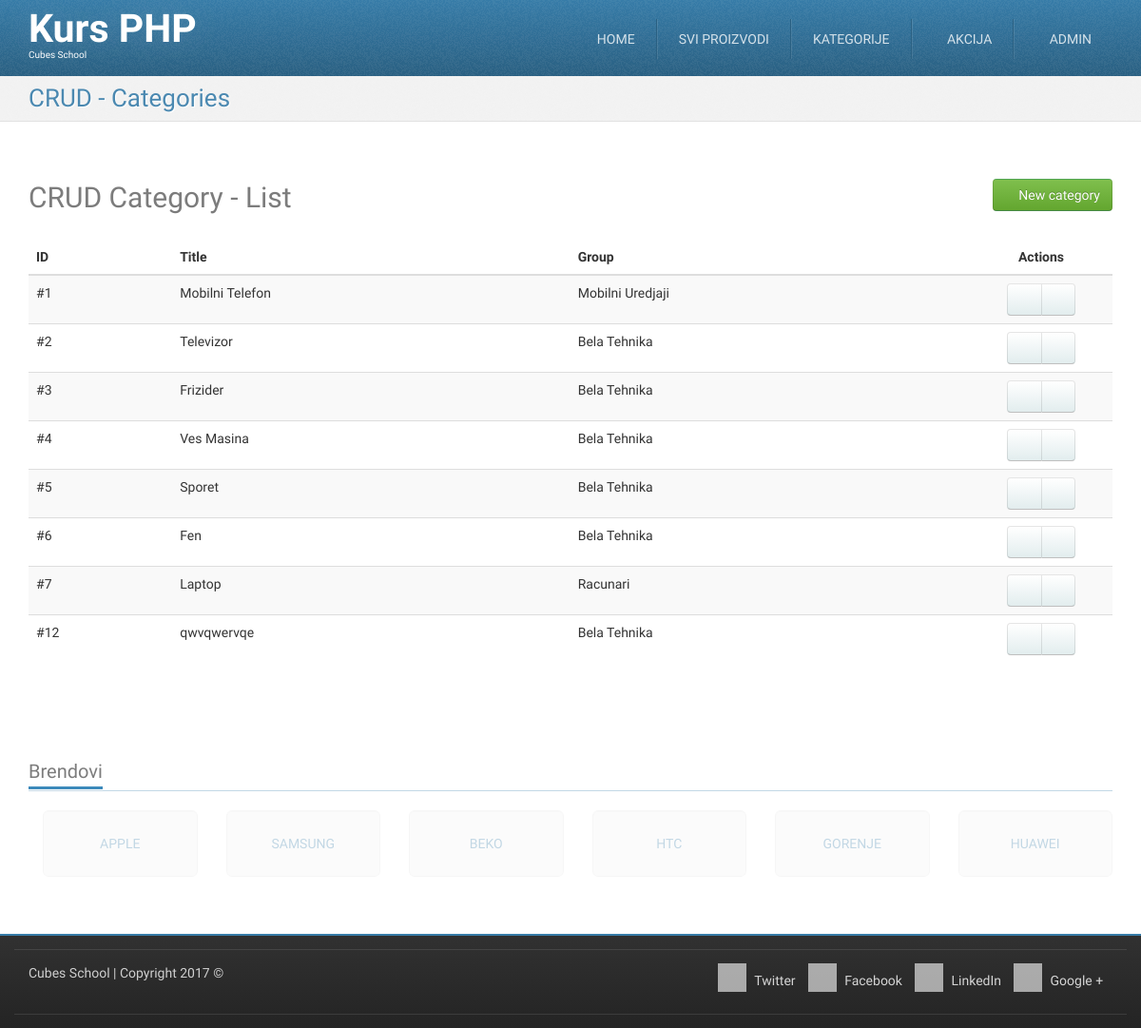
The page /crud-category-list.php (signed in) on the database as committed earlier.
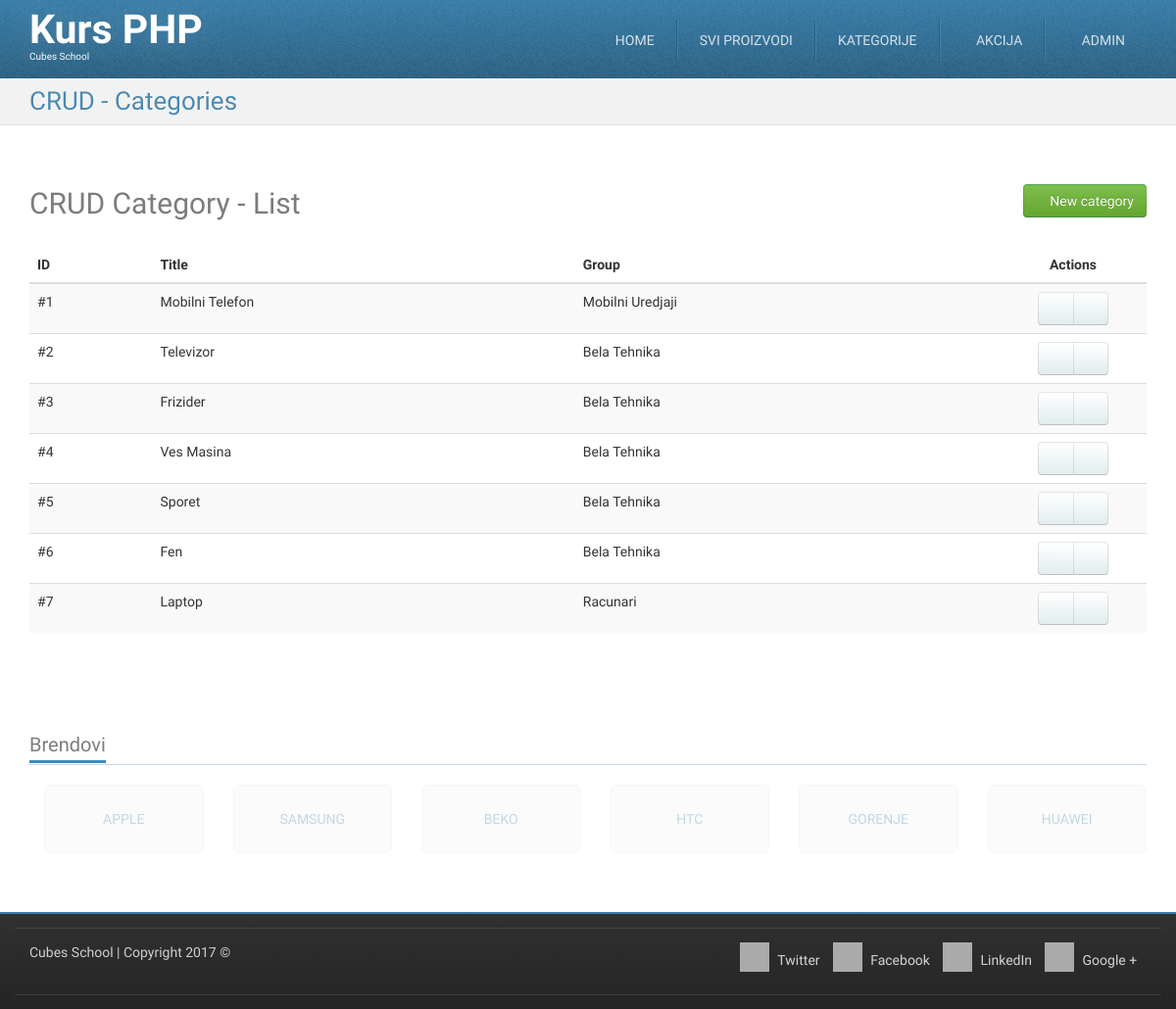
The same page on the database as committed later.
### tables this page shows
CREATE TABLE `categories` (
  `id` int(11) NOT NULL,
  `title` char(20) NOT NULL,
  `description` longtext NOT NULL,
  `group_id` int(11) NOT NULL
);

CREATE TABLE `groups` (
  `id` int(11) NOT NULL,
  `title` varchar(255) NOT NULL
);

### crud-category-list.php (called while the page is built, shortened)
<?php
require_once __DIR__ . '/models/m_users.php';
require_once __DIR__ . '/models/m_categories.php';
$categories = categoriesFetchAll();
require_once __DIR__ . '/views/layout/header.php';
require_once __DIR__ . '/views/templates/t_crud-category-list.php';
require_once __DIR__ . '/views/layout/footer.php';

### models/m_users.php (called while the page is built, shortened)
<?php
function isUserLoggedIn() {
	return true;
}

### models/m_categories.php (called while the page is built, shortened)
<?php
require_once __DIR__ . '/m_database.php';
function categoriesFetchAll() {
	$query = "SELECT `categories`.*, `groups`.`title` AS `group_title` "
                . "FROM `categories` "
                . "LEFT JOIN `groups` ON `categories`.`group_id` = `groups`.`id`";
	return dbFetchAll($query);
}

### models/m_database.php (called while the page is built, shortened)
<?php
function dbGetLink() {
    static $link;
    if (!isset($link)) {
        $link = mysqli_connect('127.0.0.1', 'cubes', 'cubes', 'cubesphp');
    }
    return $link;
}
function dbQuery($query) {
    $link = dbGetLink();
    $result = mysqli_query($link, $query);
    return $result;
}
function dbFetchAll($query) {
    $result = dbQuery($query);
    return mysqli_fetch_all($result, MYSQLI_ASSOC);
}

### views/templates/t_crud-category-list.php (the view)
<div id="highlighted">
	<div class="container">
		<div class="header">
			<h2 class="page-title">
				<span>CRUD - Categories</span>
			</h2>
		</div>
	</div>
</div>
<div id="content">
	<div class="container portfolio">
		<div class="row">
			<div class="col-md-12">
				<h2>
					CRUD Category - List
					<a href="/crud-category-insert.php" class="pull-right btn btn-success">
						<i class="fa fa-plus-circle"></i>
						New category
					</a>
				</h2>
			</div>
		</div>
		<div class="row">
			<div class="col-md-12">
				<table class="table table-striped table-hover">
					<thead>
						<tr>
							<th>ID</th>
							<th>Title</th>
							<th>Group</th>
							<th class="actions text-center">Actions</th>
						</tr>
					</thead>
					<tbody>
						<?php foreach ($categories as $category) {?>
						<tr>
							<td>
								#<?php echo htmlspecialchars($category['id']);?>
							</td>
							<td>
								<?php echo htmlspecialchars($category['title']);?>
							</td>
							<td>
								<?php echo htmlspecialchars($category['group_title']);?>
							</td>
							<td class="text-center">
								<div class="btn-group">
									<a href="/crud-category-edit.php?id=<?php echo htmlspecialchars($category['id']);?>" class="btn btn-default"><i class="fa fa-pencil"></i></a>
									<a href="/crud-category-delete.php?id=<?php echo htmlspecialchars($category['id']);?>" class="btn btn-default"><i class="fa fa-trash"></i></a>
								</div>
							</td>
						</tr>
						<?php }?>
					</tbody>
				</table>
			</div>
		</div>
	</div>
</div>

### views/layout/header.php (shortened to what this page needs)
<?php require_once __DIR__ . '/../../models/m_users.php'; ?>
<?php require_once __DIR__ . '/../../models/m_categories.php'; ?>
<!DOCTYPE html>
<html lang="en">
    <head>
        <link href="/../../skins/tema/plugins/bootstrap/dist/css/bootstrap.min.css" rel="stylesheet">
        <link href="/../../skins/tema/plugins/font-awesome/css/font-awesome.min.css" rel="stylesheet">
        <link href="s/../../skins/tema/plugins/animate/animate.min.css" rel="stylesheet">
        <link href="/../../skins/tema/plugins/flexslider/flexslider.css" rel="stylesheet">
        <link href="/../../skins/tema/css/theme-style.css" rel="stylesheet">
        <link href="/../../skins/tema/css/custom-style.css" rel="stylesheet">
        <link href="/../../skins/tema/css/colour-blue.css" rel="stylesheet" id="colour-scheme">
    </head>
    <body class="has-navbar-fixed-top has-highlighted">
        <div id="navigation" class="wrapper">
            <div class="navbar navbar-fixed-top" id="top">
                <div class="navbar-inner">
                    <div class="inner">
                        <div class="container">
                            <div class="navbar-header">
                                <a class="navbar-brand" href="/" title="Home">
                                    <h1>
                                        Kurs PHP
                                    </h1>
                                    <span>Cubes School</span>
                                </a>
                            </div>
                            <div class="collapse navbar-collapse">
                                <ul class="nav navbar-right" id="main-menu">
                                    <li>
                                        <a href="/">Home</a>
                                    </li>
                                    <li>
                                        <a href="/../../products.php">Svi proizvodi</a>
                                    </li>
                                    <li class="dropdown">
                                        <a href="#" class="dropdown-toggle" data-toggle="dropdown">Kategorije</a>
                                    </li>
                                    <li>
                                        <a href="/../../sale.php"><i class="fa fa-star"></i> Akcija</a>
                                    </li>
                                    <?php if (!isUserLoggedIn()) { ?>
                                        <li>
                                            <a href="/../../login.php"><i class="glyphicon glyphicon-log-in"></i> Login</a>
                                        </li>
                                    <?php } else { ?>
                                        <li class="dropdown">
                                            <a href="#" class="dropdown-toggle" data-toggle="dropdown"><i class="fa fa-user"></i> Admin</a>
                                        </li>
                                    <?php } ?>
                                </ul>
                            </div>
                        </div>
                    </div>
                </div>
            </div>
        </div>

### views/layout/footer.php (shortened to what this page needs)
		<div id="content-below" class="wrapper">
			<div class="container">
				<div class="clients block">
					<h3 class="block-title">
						<span>Brendovi</span>
					</h3>
					<ul class="thumbnails list-unstyled row">
						<li class="col-sm-2">
							<a href="#" class="well well-lg text-uppercase text-justify">
								Apple
							</a>
						</li>
						<li class="col-sm-2">
							<a href="#" class="well well-lg text-uppercase text-justify">
								Samsung
							</a>
						</li>
						<li class="col-sm-2">
							<a href="#" class="well well-lg text-uppercase text-justify">
								Beko
							</a>
						</li>
						<li class="col-sm-2">
							<a href="#" class="well well-lg text-uppercase text-justify">
								HTC
							</a>
						</li>
						<li class="col-sm-2">
							<a href="#" class="well well-lg text-uppercase text-justify">
								Gorenje
							</a>
						</li>
						<li class="col-sm-2">
							<a href="#" class="well well-lg text-uppercase text-justify">
								Huawei
							</a>
						</li>
					</ul>
				</div>
			</div>
		</div>
		<footer id="footer">
			<div class="container">
				<div class="row">
					<div class="subfooter">
						<div class="col-md-5">
							<p><a href="http://school.cubes.rs/">Cubes School</a> | Copyright 2017 &copy;</p>
						</div>
						<div class="col-md-7 col social-media">
							<a href="#"><i class="fa fa-twitter"></i> Twitter</a>
							<a href="#"><i class="fa fa-facebook"></i> Facebook</a>
							<a href="#"><i class="fa fa-linkedin"></i> LinkedIn</a>
							<a href="#"><i class="fa fa-google-plus"></i> Google +</a>
						</div>
					</div>
				</div>
				<div class="row">
					<div class="subfooter">
					</div>
				</div>
			</div>
		</footer>
	</body>
</html>

### skins/tema/css/custom-style.css (style rules this page uses)
#footer { min-height: 40px; }
#footer .social-media { text-align: right; }
#footer .social-media a { display: inline-block; margin-right: 0.7em; }
table .actions { width: 150px; }

### skins/tema/css/colour-blue.css (style rules this page uses)
body a { color: #377ca8; text-decoration: none; }
body .navbar-inner { background-image: -webkit-linear-gradient(top, #377ca8 0%, #2a6082 100%); background-image: -o-linear-gradient(top, #377ca8 0%, #2a6082 100%); background-image: linear-gradient(to bottom, #377ca8 0%, #2a6082 100%); background-repeat: repeat-x; filter: progid:DXImageTransform.Microsoft.gradient(startColorstr='#ff377ca8', endColorstr='#ff2a6082', GradientType=0); border-top-color: #377ca8; border-bottom-color: #377ca8; }
body #navigation .navbar { color: #ffffff; }
body #navigation .navbar-inner { border-top-color: #377ca8; border-bottom-color: #377ca8; }
body #navigation ul#main-menu li { border-left-color: rgba(255, 255, 255, 0.1); border-right-color: #2a6082; }
body #highlighted { border-bottom-color: #e1e1e1; background-color: #f2f2f2; color: #377ca8; text-shadow: 1px 1px 1px #ffffff; }
body #footer { border-top-color: #377ca8; }
body .header .page-title { color: rgba(55, 124, 168, 0.9); }
body .block .block-title { border-bottom-color: rgba(55, 124, 168, 0.3); }
body .block .block-title span { border-bottom-color: #3d8abb; }

Rows that differ between the two databases and show on the page:
removed categories: id "12", title "qwvqwervqe", group.title "Bela Tehnika"
